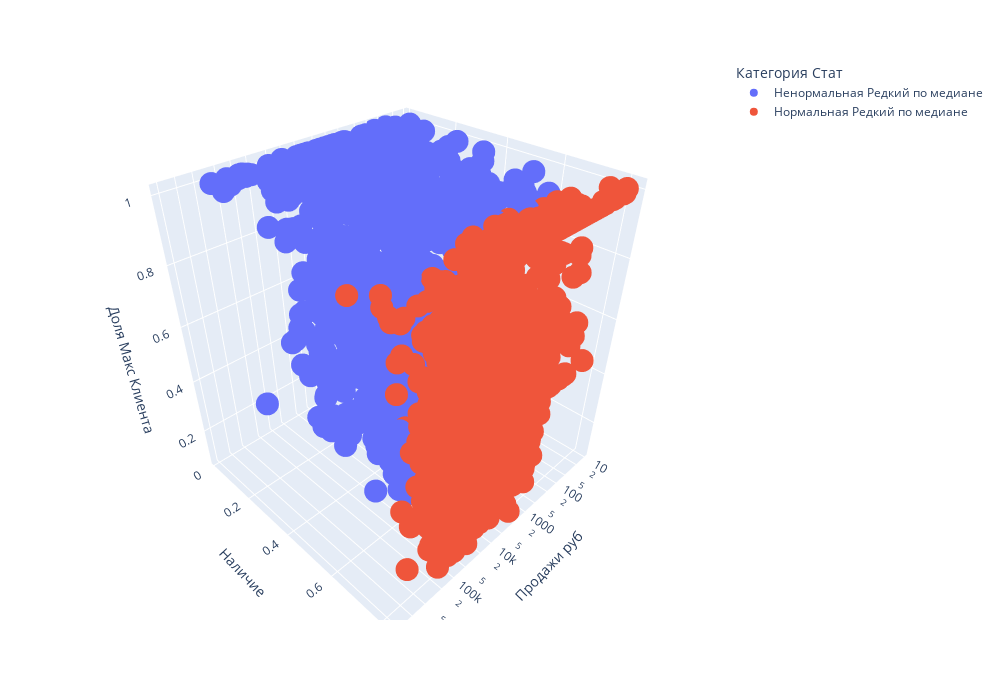

Notebook source saved alongside this figure:
### Markdown cell above
### Категоризация 1.

Товары в доль линии концентрации Продажи руб / Среденедневные. Обозначим как "Пропорция продаваемости" - Правильная/Неправильная

### Категоризация 2.

Соотношение медианы и среднедневных продаж
* Медиана = 0. (Редкие по медиане)
* Медиана = Среднее (Разовые по медиане)
* Медиана != Среднее (Стандартные по медиане)

### Категоризация 3Д. Альтернатива. 

Из анализа логарифмированной 3д диаграммы рассеяния по параметрам: среднее, продажи, медиана видно.
* Медиана = 0. 
Правильная категория. Но в ней точно нужна дополнительное деление и дополнительный анализ, чтобы проверить, что разделение на Нормальные и ненормальные разумное.
В этой группе в целом видно, что есть артикулы с разными значениями по std, зависимости от максб числу клиентов и т.д.
* Медиана = Среднее. Правильная категоризация. Выделяется четко линия выбросов.
При медиане = 1 выделась еще одна зона тут. Это товары очень близкие у условно разовым, зависимость от одного клиента у них высокая, отгрузки резкие, но хорошая низкая вариация.
* Стандартные по медиане же деляться на два кучкующихся облака.
Одно облако ближе к зоне "нормальных товаров по медиане и с нормальным соотношением Продаж и среднего дня". Второе облако ближе к зоне "Условно разовых". И эти же товары сущесвенно разные по всем показателям типа std, частота, число клиентов.

#### Резюме:
* Кат 1.0 Редкие по медиане. Точно разделиться на какие-то еще группы. Доанализировать.
* Кат 2.0 Разовые по медиане. Возможно разделиться на стабильные и нестабильные по STD. Проверить.
* Кат 3.0 Стандартные по медиане. Разделены на нормальные и нет. Возможно нужно другое деление т.к. ненормальные частично тяготеют к нормальным, а частично к Разовым по медиане и облака выделены. Там суммарно мало артикулов, можно что-то придумать.

### Code cell
# Проведем анализ группы артикулов Медиана = 0
df = art_data[(art_data['Доля Макс Клиента'] <=1 ) & (art_data['Доля Макс Клиента'] > 0 )].copy()
df = df[df['std'] >= 0]
#df = df[df['Доля Макс Клиента'] > 1]
df = df[df['Категория Стат 2'] == 'Редкая по медиане']
df['Продажи руб'] = df['Продажи руб'].apply(lambda x: 1 if x< 1 else x)
#"Продажи руб", "Доля Макс Клиента", "Число клиентов", "Частота", 'Наличие','std','Среднеедневная'

#fig = px.scatter_matrix(df,
 #   dimensions=["Продажи руб", "Доля Макс Клиента", "Число клиентов", "Частота", 'Наличие','std','Среднеедневная'], width=1200, height=1200, title='Вычисление зависимостей в номенклатуре')
#fig.show()

fig = px.scatter_3d(
    data_frame=df, #DataFrame
    x = 'Продажи руб', #ось абсцисс
    y = 'Наличие', #ось ординат
    z = 'Доля Макс Клиента', #ось аппликат
    color="Категория Стат", #расцветка в зависимости от страны
    log_x=True, 
    #log_y=True,
    #log_z=True,
    width=1000,
    height=700
)

fig.show()

### Figure 1 — Plotly figure (JSON) as saved in the notebook; plotly's stock layout.template omitted (floating-point values rounded to 4 significant figures; data arrays with more than 128 entries replaced by an {"elided": "..."} marker saying what was removed)
{"data": [{"hovertemplate": "Категория Стат=Ненормальная Редкий по медиане<br>Продажи руб=%{x}<br>Наличие=%{y}<br>Доля Макс Клиента=%{z}<extra></extra>", "legendgroup": "Ненормальная Редкий по медиане", "marker": {"color": "#636efa", "symbol": "circle"}, "mode": "markers", "name": "Ненормальная Редкий по медиане", "scene": "scene", "showlegend": true, "type": "scatter3d", "x": {"elided": "1338 float values"}, "y": {"elided": "1338 float values"}, "z": {"elided": "1338 float values"}}, {"hovertemplate": "Категория Стат=Нормальная Редкий по медиане<br>Продажи руб=%{x}<br>Наличие=%{y}<br>Доля Макс Клиента=%{z}<extra></extra>", "legendgroup": "Нормальная Редкий по медиане", "marker": {"color": "#EF553B", "symbol": "circle"}, "mode": "markers", "name": "Нормальная Редкий по медиане", "scene": "scene", "showlegend": true, "type": "scatter3d", "x": {"elided": "1792 float values"}, "y": {"elided": "1792 float values"}, "z": {"elided": "1792 float values"}}], "layout": {"height": 700, "legend": {"title": {"text": "Категория Стат"}, "tracegroupgap": 0}, "margin": {"t": 60}, "scene": {"domain": {"x": [0, 1], "y": [0, 1]}, "xaxis": {"title": {"text": "Продажи руб"}, "type": "log"}, "yaxis": {"title": {"text": "Наличие"}}, "zaxis": {"title": {"text": "Доля Макс Клиента"}}}, "width": 1000}}
